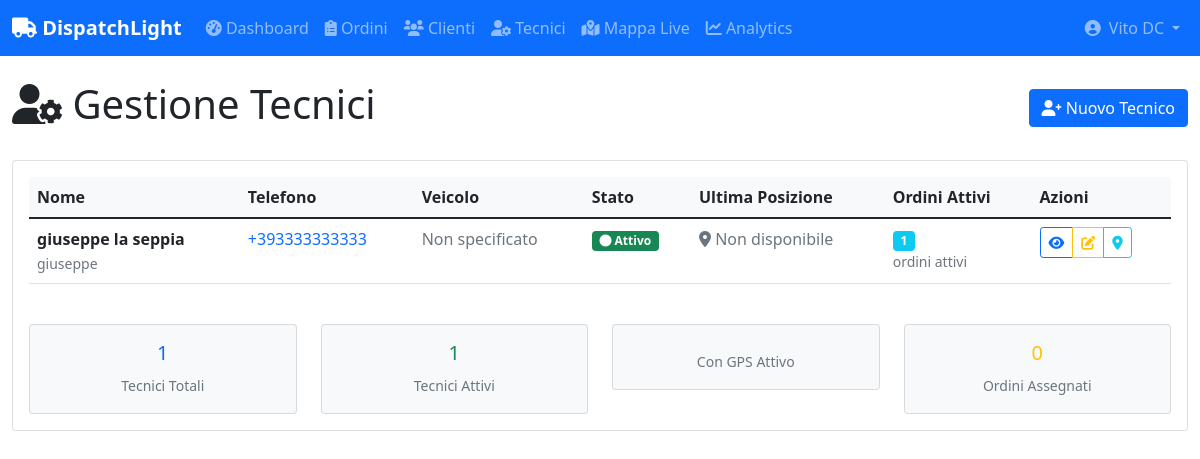
The page /technicians/ (signed in) on the database as committed earlier.
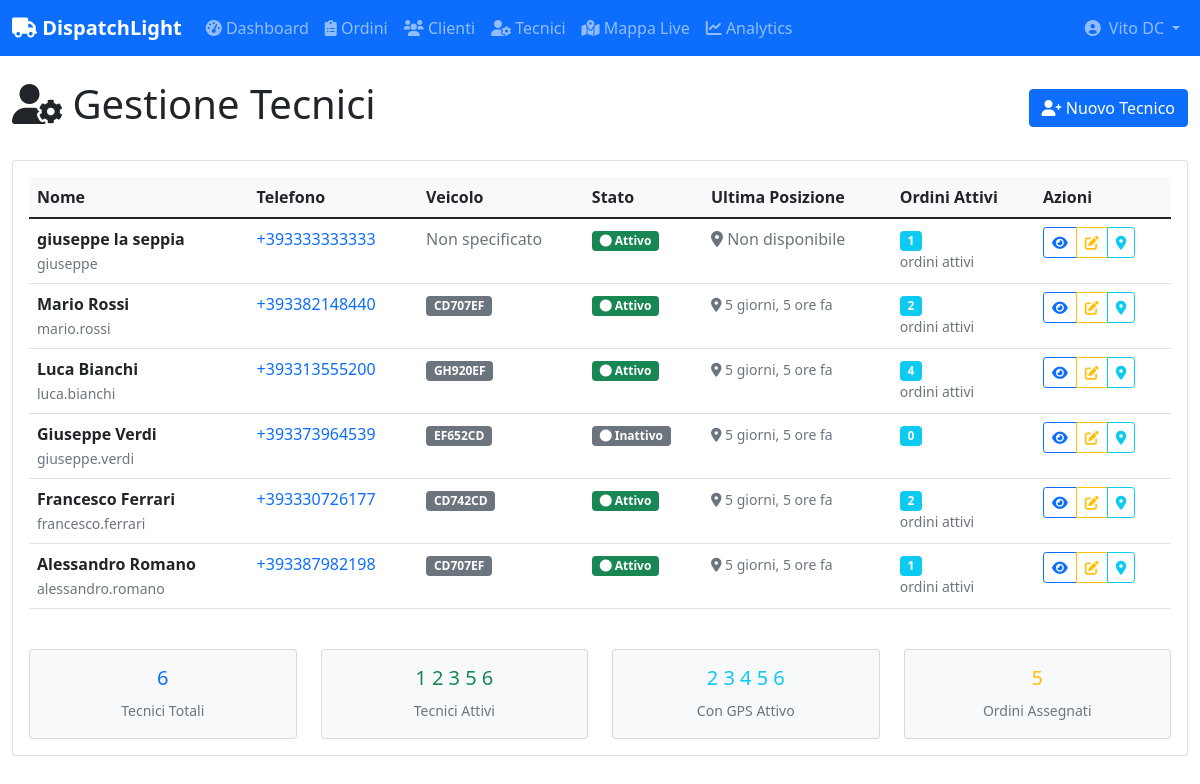
The same page on the database as committed later.
### core/models.py (models this page shows, shortened)
class Technician(models.Model):
    user = models.OneToOneField(User, on_delete=models.CASCADE)
    company = models.ForeignKey(Company, on_delete=models.CASCADE, related_name='technicians')
    phone = PhoneNumberField()
    vehicle_plate = models.CharField(max_length=20, blank=True, null=True)
    is_active = models.BooleanField(default=True)
    current_latitude = models.DecimalField(max_digits=10, decimal_places=8, blank=True, null=True)
    current_longitude = models.DecimalField(max_digits=11, decimal_places=8, blank=True, null=True)
    last_location_update = models.DateTimeField(blank=True, null=True)

### core/views.py (the view)
# urls.py: path('technicians/', views.TechnicianListView.as_view(), name='technician_list'),
class TechnicianListView(LoginRequiredMixin, ListView):
    model = Technician
    template_name = 'core/technician_list.html'
    context_object_name = 'technicians'
    def get_queryset(self):
        company = get_user_company(self.request.user)
        if company:
            return Technician.objects.filter(company=company).annotate(
                active_orders_count=Count(
                    'work_orders',
                    filter=~Q(work_orders__status__in=['COMPLETED', 'CANCELLED'])
                )
            ).select_related('user')
        return Technician.objects.none()

### core/views.py (called while the page is built)
def get_user_company(user):
    try:
        return user.owned_companies.first() or \
               Technician.objects.get(user=user).company
    except:
        return None

### templates/core/technician_list.html (shortened to what the changed rows need)
{% extends 'base.html' %}
{% block content %}
<div class="row">
    <div class="col-12">
        <div class="d-flex justify-content-between align-items-center mb-4">
            <h1><i class="fas fa-user-cog"></i> Gestione Tecnici</h1>
        </div>
    </div>
</div>
<div class="row">
    <div class="col-12">
        <div class="card">
            <div class="card-body">
                {% if technicians %}
                <div class="table-responsive">
                    <table class="table table-hover">
                        <thead>
                            <tr>
                                <th>Nome</th>
                                <th>Telefono</th>
                                <th>Veicolo</th>
                                <th>Stato</th>
                                <th>Ultima Posizione</th>
                                <th>Ordini Attivi</th>
                                <th>Azioni</th>
                            </tr>
                        </thead>
                        <tbody>
                            {% for technician in technicians %}
                            <tr>
                                <td>
                                    <strong>{{ technician.user.get_full_name }}</strong>
                                    <br><small class="text-muted">{{ technician.user.username }}</small>
                                </td>
                                <td>
                                    <a href="tel:{{ technician.phone }}" class="text-decoration-none">
                                        {{ technician.phone }}
                                    </a>
                                </td>
                                <td>
                                    {% if technician.vehicle_plate %}
                                        <span class="badge bg-secondary">{{ technician.vehicle_plate }}</span>
                                    {% else %}
                                        <span class="text-muted">Non specificato</span>
                                    {% endif %}
                                </td>
                                <td>
                                    {% if technician.is_active %}
                                        <span class="badge bg-success">
                                            <i class="fas fa-circle"></i> Attivo
                                        </span>
                                    {% else %}
                                        <span class="badge bg-secondary">
                                            <i class="fas fa-circle"></i> Inattivo
                                        </span>
                                    {% endif %}
                                </td>
                                <td>
                                    {% if technician.last_location_update %}
                                        <small class="text-muted">
                                            <i class="fas fa-map-marker-alt"></i>
                                            {{ technician.last_location_update|timesince }} fa
                                        </small>
                                    {% elif technician.current_latitude and technician.current_longitude %}
                                        <small class="text-success">
                                            <i class="fas fa-map-marker-alt"></i>
                                            Posizione disponibile
                                        </small>
                                    {% else %}
                                        <span class="text-muted">
                                            <i class="fas fa-map-marker-alt text-muted"></i>
                                            Non disponibile
                                        </span>
                                    {% endif %}
                                </td>
                                <td>
                                    <span class="badge bg-info">
                                        {{ technician.active_orders_count|default:0 }}
                                    </span>
                                    {% if technician.active_orders_count > 0 %}
                                        <small class="text-muted d-block">ordini attivi</small>
                                    {% endif %}
                                </td>
                                <td>
                                    <div class="btn-group" role="group">
                                        <a href="{% url 'core:technician_detail' technician.pk %}"
                                           class="btn btn-sm btn-outline-primary"
                                           title="Visualizza dettagli">
                                            <i class="fas fa-eye"></i>
                                        </a>
                                        <a href="{% url 'core:technician_edit' technician.pk %}"
                                           class="btn btn-sm btn-outline-warning"
                                           title="Modifica tecnico">
                                            <i class="fas fa-edit"></i>
                                        </a>
                                        <a href="{% url 'core:technician_locate' technician.pk %}"
                                           class="btn btn-sm btn-outline-info"
                                           title="Localizza sulla mappa">
                                            <i class="fas fa-map-marker-alt"></i>
                                        </a>
                                    </div>
                                </td>
                            </tr>
                            {% endfor %}
                        </tbody>
                    </table>
                </div>
                <div class="row mt-4">
                    <div class="col-md-3">
                        <div class="card bg-light">
                            <div class="card-body text-center">
                                <h5 class="text-primary">{{ technicians|length }}</h5>
                                <small class="text-muted">Tecnici Totali</small>
                            </div>
                        </div>
                    </div>
                    <div class="col-md-3">
                        <div class="card bg-light">
                            <div class="card-body text-center">
                                <h5 class="text-success">
                                    {% for tech in technicians %}
                                        {% if tech.is_active %}{{ forloop.counter0|add:1 }}{% endif %}
                                    {% empty %}0{% endfor %}
                                </h5>
                                <small class="text-muted">Tecnici Attivi</small>
                            </div>
                        </div>
                    </div>
                    <div class="col-md-3">
                        <div class="card bg-light">
                            <div class="card-body text-center">
                                <h5 class="text-info">
                                    {% for tech in technicians %}
                                        {% if tech.current_latitude and tech.current_longitude %}{{ forloop.counter0|add:1 }}{% endif %}
                                    {% empty %}0{% endfor %}
                                </h5>
                                <small class="text-muted">Con GPS Attivo</small>
                            </div>
                        </div>
                    </div>
                    <div class="col-md-3">
                        <div class="card bg-light">
                            <div class="card-body text-center">
                                <h5 class="text-warning">
                                    {{ technicians|length|add:"-1"|default:0 }}
                                </h5>
                                <small class="text-muted">Ordini Assegnati</small>
                            </div>
                        </div>
                    </div>
                </div>
                {% endif %}
            </div>
        </div>
    </div>
</div>
{% endblock %}

Rows that differ between the two databases and show on the page:
added Technician: user.get_full_name "Mario Rossi", user.username "mario.rossi", phone "+393382148440", vehicle_plate "CD707EF", is_active True (drawn), last_location_update "5 giorni, 5 ore", active_orders_count "2", shows "ordini attivi"
added Technician: user.get_full_name "Luca Bianchi", user.username "luca.bianchi", phone "+393313555200", vehicle_plate "GH920EF", is_active True (drawn), last_location_update "5 giorni, 5 ore", active_orders_count "4", shows "ordini attivi"
added Technician: user.get_full_name "Giuseppe Verdi", user.username "giuseppe.verdi", phone "+393373964539", vehicle_plate "EF652CD", is_active False (drawn), last_location_update "5 giorni, 5 ore", active_orders_count "0"
added Technician: user.get_full_name "Francesco Ferrari", user.username "francesco.ferrari", phone "+393330726177", vehicle_plate "CD742CD", is_active True (drawn), last_location_update "5 giorni, 5 ore", active_orders_count "2", shows "ordini attivi"
added Technician: user.get_full_name "Alessandro Romano", user.username "alessandro.romano", phone "+393387982198", vehicle_plate "CD707EF", is_active True (drawn), last_location_update "5 giorni, 5 ore", active_orders_count "1", shows "ordini attivi"
Other text that changed with them:
{{ technicians|length }}: "1" → "6"
{{ technicians|length|add:"-1"|default:0 }}: "0" → "5"
